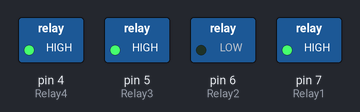
The sketch below on a simulated Arduino Uno, built with avr-gcc and run on an emulated ATmega328P. Shown: switched loads named in the sketch (green lamp = pin HIGH).

Above: at 0.1 s.
Timing chart, 0 to 1.6 s (numbered marks = the images above):
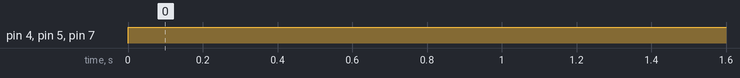

Measured:
- by itself, pin 4 (Relay4), pin 5 (Relay3), pin 7 (Relay1): LOW → HIGH at 0.00 s

The sketch:

MicroController.ino
```cpp
int Relay1 = 7; //
int Relay2 = 6; //  WaterSensor Power
int Relay3 = 5; //
int Relay4 = 4; //

void setup()  {
  pinMode(Relay1, OUTPUT);
  pinMode(Relay2, OUTPUT);
  pinMode(Relay3, OUTPUT);
  pinMode(Relay4, OUTPUT);
}


void loop()  {


    digitalWrite(Relay1,HIGH);
    digitalWrite(Relay2,LOW);
    digitalWrite(Relay3,HIGH);
    digitalWrite(Relay4,HIGH);
}
```
